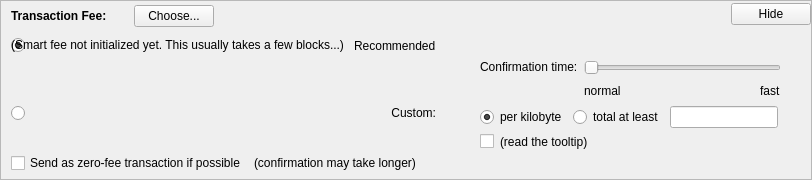
    <widget class="QFrame" name="frameFee">
     <property name="sizePolicy">
      <sizepolicy hsizetype="Expanding" vsizetype="Expanding">
       <horstretch>0</horstretch>
       <verstretch>0</verstretch>
      </sizepolicy>
     </property>
     <property name="maximumSize">
      <size>
       <width>16777215</width>
       <height>16777215</height>
      </size>
     </property>
     <property name="frameShape">
      <enum>QFrame::StyledPanel</enum>
     </property>
     <property name="frameShadow">
      <enum>QFrame::Sunken</enum>
     </property>
     <layout class="QVBoxLayout" name="verticalLayoutFee1">
      <property name="spacing">
       <number>0</number>
      </property>
      <property name="leftMargin">
       <number>0</number>
      </property>
      <property name="topMargin">
       <number>0</number>
      </property>
      <property name="rightMargin">
       <number>0</number>
      </property>
      <property name="bottomMargin">
       <number>0</number>
      </property>
      <item>
       <layout class="QVBoxLayout" name="verticalLayoutFee2" stretch="0,0,0">
        <property name="spacing">
         <number>0</number>
        </property>
        <property name="leftMargin">
         <number>10</number>
        </property>
        <property name="topMargin">
         <number>0</number>
        </property>
        <item>
         <layout class="QHBoxLayout" name="horizontalLayoutFee1">
          <property name="bottomMargin">
           <number>0</number>
          </property>
          <item>
           <layout class="QVBoxLayout" name="verticalLayoutFee7">
            <property name="spacing">
             <number>0</number>
            </property>
            <item>
             <spacer name="verticalSpacerSmartFee">
              <property name="orientation">
               <enum>Qt::Vertical</enum>
              </property>
              <property name="sizeType">
               <enum>QSizePolicy::Fixed</enum>
              </property>
              <property name="sizeHint" stdset="0">
               <size>
                <width>1</width>
                <height>4</height>
               </size>
              </property>
             </spacer>
            </item>
            <item>
             <layout class="QHBoxLayout" name="horizontalLayoutSmartFee">
              <property name="spacing">
               <number>10</number>
              </property>
              <item>
               <widget class="QLabel" name="labelFeeHeadline">
                <property name="sizePolicy">
                 <sizepolicy hsizetype="Preferred" vsizetype="Maximum">
                  <horstretch>0</horstretch>
                  <verstretch>0</verstretch>
                 </sizepolicy>
                </property>
                <property name="font">
                 <font>
                  <weight>75</weight>
                  <bold>true</bold>
                 </font>
                </property>
                <property name="styleSheet">
                 <string notr="true">font-weight:bold;</string>
                </property>
                <property name="text">
                 <string>Transaction Fee:</string>
                </property>
               </widget>
              </item>
              <item>
               <widget class="QLabel" name="labelFeeMinimized">
                <property name="text">
                 <string/>
                </property>
               </widget>
              </item>
              <item>
               <widget class="QPushButton" name="buttonChooseFee">
                <property name="text">
                 <string>Choose...</string>
                </property>
               </widget>
              </item>
             </layout>
            </item>
            <item>
             <spacer name="verticalSpacer_5">
              <property name="orientation">
               <enum>Qt::Vertical</enum>
              </property>
              <property name="sizeHint" stdset="0">
               <size>
                <width>1</width>
                <height>1</height>
               </size>
              </property>
             </spacer>
            </item>
           </layout>
          </item>
          <item>
           <spacer name="horizontalSpacer_4">
            <property name="orientation">
             <enum>Qt::Horizontal</enum>
            </property>
            <property name="sizeHint" stdset="0">
             <size>
              <width>40</width>
              <height>20</height>
             </size>
            </property>
           </spacer>
          </item>
          <item>
           <widget class="QPushButton" name="buttonMinimizeFee">
            <property name="toolTip">
             <string>collapse fee-settings</string>
            </property>
            <property name="text">
             <string>Hide</string>
            </property>
           </widget>
          </item>
         </layout>
        </item>
        <item>
         <widget class="QFrame" name="frameFeeSelection">
          <layout class="QVBoxLayout" name="verticalLayoutFee12">
           <property name="spacing">
            <number>0</number>
           </property>
           <property name="leftMargin">
            <number>0</number>
           </property>
           <property name="topMargin">
            <number>0</number>
           </property>
           <property name="rightMargin">
            <number>0</number>
           </property>
           <property name="bottomMargin">
            <number>0</number>
           </property>
           <item>
            <layout class="QGridLayout" name="gridLayoutFee">
             <property name="topMargin">
              <number>10</number>
             </property>
             <property name="bottomMargin">
              <number>4</number>
             </property>
             <property name="horizontalSpacing">
              <number>10</number>
             </property>
             <property name="verticalSpacing">
              <number>4</number>
             </property>
             <item row="2" column="4">
              <layout class="QVBoxLayout" name="verticalLayoutFee8">
               <property name="spacing">
                <number>6</number>
               </property>
               <item>
                <layout class="QHBoxLayout" name="horizontalLayoutFee13">
                 <item>
                  <widget class="QRadioButton" name="radioCustomPerKilobyte">
                   <property name="toolTip">
                    <string>If the custom fee is set to 1000 uPIVs and the transaction is only 250 bytes, then &quot;per kilobyte&quot; only pays 250 uPIVs in fee,&lt;br /&gt;while &quot;at least&quot; pays 1000 uPIVs. For transactions bigger than a kilobyte both pay by kilobyte.</string>
                   </property>
                   <property name="text">
                    <string>per kilobyte</string>
                   </property>
                   <property name="checked">
                    <bool>true</bool>
                   </property>
                   <attribute name="buttonGroup">
                    <string notr="true">groupCustomFee</string>
                   </attribute>
                  </widget>
                 </item>
                 <item>
                  <widget class="QRadioButton" name="radioCustomAtLeast">
                   <property name="toolTip">
                    <string>If the custom fee is set to 1000 uPIVs and the transaction is only 250 bytes, then &quot;per kilobyte&quot; only pays 250 uPIVs in fee,&lt;br /&gt;while &quot;total at least&quot; pays 1000 uPIVs. For transactions bigger than a kilobyte both pay by kilobyte.</string>
                   </property>
                   <property name="text">
                    <string>total at least</string>
                   </property>
                   <attribute name="buttonGroup">
                    <string notr="true">groupCustomFee</string>
                   </attribute>
                  </widget>
                 </item>
                 <item>
                  <widget class="BitcoinAmountField" name="customFee"/>
                 </item>
                 <item>
                  <spacer name="horizontalSpacer_6">
                   <property name="orientation">
                    <enum>Qt::Horizontal</enum>
                   </property>
                   <property name="sizeHint" stdset="0">
                    <size>
                     <width>1</width>
                     <height>1</height>
                    </size>
                   </property>
                  </spacer>
                 </item>
                </layout>
               </item>
               <item>
                <layout class="QHBoxLayout" name="horizontalLayoutFee8">
                 <item>
                  <widget class="QCheckBox" name="checkBoxMinimumFee">
                   <property name="toolTip">
                    <string>Paying only the minimum fee is just fine as long as there is less transaction volume than space in the blocks.&lt;br /&gt;But be aware that this can end up in a never confirming transaction once there is more demand for PIVX transactions than the network can process.</string>
                   </property>
                   <property name="text">
                    <string/>
                   </property>
                  </widget>
                 </item>
                 <item>
                  <widget class="QLabel" name="labelMinFeeWarning">
                   <property name="enabled">
                    <bool>true</bool>
                   </property>
                   <property name="toolTip">
                    <string>Paying only the minimum fee is just fine as long as there is less transaction volume than space in the blocks.&lt;br /&gt;But be aware that this can end up in a never confirming transaction once there is more demand for PIVX transactions than the network can process.</string>
                   </property>
                   <property name="text">
                    <string>(read the tooltip)</string>
                   </property>
                   <property name="margin">
                    <number>5</number>
                   </property>
                  </widget>
                 </item>
                 <item>
                  <spacer name="horizontalSpacer_2">
                   <property name="orientation">
                    <enum>Qt::Horizontal</enum>
                   </property>
                   <property name="sizeHint" stdset="0">
                    <size>
                     <width>1</width>
                     <height>1</height>
                    </size>
                   </property>
                  </spacer>
                 </item>
                </layout>
               </item>
              </layout>
             </item>
             <item row="1" column="0">
              <layout class="QVBoxLayout" name="verticalLayoutFee4" stretch="1">
               <item>
                <spacer name="verticalSpacer_2">
                 <property name="orientation">
                  <enum>Qt::Vertical</enum>
                 </property>
                 <property name="sizeHint" stdset="0">
                  <size>
                   <width>1</width>
                   <height>1</height>
                  </size>
                 </property>
                </spacer>
               </item>
              </layout>
             </item>
             <item row="2" column="0">
              <layout class="QVBoxLayout" name="verticalLayoutFee9" stretch="0,1">
               <item>
                <widget class="QRadioButton" name="radioCustomFee">
                 <property name="text">
                  <string/>
                 </property>
                 <attribute name="buttonGroup">
                  <string notr="true">groupFee</string>
                 </attribute>
                </widget>
               </item>
               <item>
                <spacer name="verticalSpacer_6">
                 <property name="orientation">
                  <enum>Qt::Vertical</enum>
                 </property>
                 <property name="sizeHint" stdset="0">
                  <size>
                   <width>1</width>
                   <height>1</height>
                  </size>
                 </property>
                </spacer>
               </item>
              </layout>
             </item>
             <item row="1" column="4">
              <layout class="QVBoxLayout" name="verticalLayoutFee3" stretch="0,0,1">
               <property name="spacing">
                <number>6</number>
               </property>
               <property name="topMargin">
                <number>2</number>
               </property>
               <item>
                <layout class="QHBoxLayout" name="horizontalLayoutFee12">
                 <item>
                  <spacer name="horizontalSpacer_5">
                   <property name="orientation">
                    <enum>Qt::Horizontal</enum>
                   </property>
                   <property name="sizeHint" stdset="0">
                    <size>
                     <width>1</width>
                     <height>1</height>
                    </size>
                   </property>
                  </spacer>
                 </item>
                </layout>
               </item>
               <item>
                <layout class="QHBoxLayout" name="horizontalLayoutFee9">
                 <item>
                  <layout class="QVBoxLayout" name="verticalLayoutFee6">
                   <item>
                    <widget class="QLabel" name="labelSmartFee3">
                     <property name="text">
                      <string>Confirmation time:</string>
                     </property>
                     <property name="margin">
                      <number>2</number>
                     </property>
                    </widget>
                   </item>
                   <item>
                    <spacer name="verticalSpacer_3">
                     <property name="orientation">
                      <enum>Qt::Vertical</enum>
                     </property>
                     <property name="sizeHint" stdset="0">
                      <size>
                       <width>1</width>
                       <height>1</height>
                      </size>
                     </property>
                    </spacer>
                   </item>
                  </layout>
                 </item>
                 <item>
                  <layout class="QVBoxLayout" name="verticalLayoutFee5">
                   <property name="rightMargin">
                    <number>30</number>
                   </property>
                   <item>
                    <widget class="QSlider" name="sliderSmartFee">
                     <property name="minimum">
                      <number>0</number>
                     </property>
                     <property name="maximum">
                      <number>24</number>
                     </property>
                     <property name="pageStep">
                      <number>1</number>
                     </property>
                     <property name="value">
                      <number>0</number>
                     </property>
                     <property name="orientation">
                      <enum>Qt::Horizontal</enum>
                     </property>
                     <property name="invertedAppearance">
                      <bool>false</bool>
                     </property>
                     <property name="invertedControls">
                      <bool>false</bool>
                     </property>
                     <property name="tickPosition">
                      <enum>QSlider::NoTicks</enum>
                     </property>
                    </widget>
                   </item>
                   <item>
                    <layout class="QHBoxLayout" name="horizontalLayoutFee10">
                     <item>
                      <widget class="QLabel" name="labelSmartFeeNormal">
                       <property name="text">
                        <string>normal</string>
                       </property>
                      </widget>
                     </item>
                     <item>
                      <spacer name="horizontalSpacer_3">
                       <property name="orientation">
                        <enum>Qt::Horizontal</enum>
                       </property>
                       <property name="sizeHint" stdset="0">
                        <size>
                         <width>40</width>
                         <height>20</height>
                        </size>
                       </property>
                      </spacer>
                     </item>
                     <item>
                      <widget class="QLabel" name="labelSmartFeeFast">
                       <property name="text">
                        <string>fast</string>
                       </property>
                      </widget>
                     </item>
                    </layout>
                   </item>
                  </layout>
                 </item>
                </layout>
               </item>
               <item>
                <spacer name="verticalSpacer_4">
                 <property name="orientation">
                  <enum>Qt::Vertical</enum>
                 </property>
                 <property name="sizeHint" stdset="0">
                  <size>
                   <width>1</width>
                   <height>1</height>
                  </size>
                 </property>
                </spacer>
               </item>
              </layout>
             </item>
             <item row="0" column="1">
              <widget class="QLabel" name="labelSmartFee_2">
               <property name="text">
                <string>Recommended</string>
               </property>
              </widget>
             </item>
             <item row="0" column="0">
              <widget class="QRadioButton" name="radioSmartFee">
               <property name="text">
                <string/>
               </property>
               <property name="checked">
                <bool>true</bool>
               </property>
               <attribute name="buttonGroup">
                <string notr="true">groupFee</string>
               </attribute>
              </widget>
             </item>
             <item row="2" column="1">
              <widget class="QLabel" name="labelCustomFee">
               <property name="text">
                <string>Custom:</string>
               </property>
               <property name="alignment">
                <set>Qt::AlignRight|Qt::AlignTop|Qt::AlignTrailing</set>
               </property>
              </widget>
             </item>
             <item row="0" column="2">
              <widget class="QLabel" name="labelSmartFee">
               <property name="text">
                <string/>
               </property>
               <property name="margin">
                <number>2</number>
               </property>
              </widget>
             </item>
             <item row="0" column="0">
              <widget class="QLabel" name="labelSmartFee2">
               <property name="text">
                <string>(Smart fee not initialized yet. This usually takes a few blocks...)</string>
               </property>
               <property name="alignment">
                <set>Qt::AlignHCenter</set>
               </property>
               <property name="margin">
                <number>2</number>
               </property>
              </widget>
             </item>
             <item row="0" column="3">
              <widget class="QLabel" name="labelFeeEstimation">
               <property name="text">
                <string/>
               </property>
              </widget>
             </item>
            </layout>
           </item>
           <item>
            <layout class="QHBoxLayout" name="horizontalLayoutFee5" stretch="0,0,0">
             <property name="spacing">
              <number>8</number>
             </property>
             <property name="bottomMargin">
              <number>4</number>
             </property>
             <item>
              <widget class="QCheckBox" name="checkBoxFreeTx">
               <property name="text">
                <string>Send as zero-fee transaction if possible</string>
               </property>
              </widget>
             </item>
             <item>
              <widget class="QLabel" name="labelFreeTx">
               <property name="text">
                <string>(confirmation may take longer)</string>
               </property>
               <property name="margin">
                <number>5</number>
               </property>
              </widget>
             </item>
             <item>
              <spacer name="horizontalSpacerFee5">
               <property name="orientation">
                <enum>Qt::Horizontal</enum>
               </property>
               <property name="sizeHint" stdset="0">
                <size>
                 <width>1</width>
                 <height>1</height>
                </size>
               </property>
              </spacer>
             </item>
            </layout>
           </item>
           <item>
            <spacer name="verticalSpacerFee2">
             <property name="orientation">
              <enum>Qt::Vertical</enum>
             </property>
             <property name="sizeHint" stdset="0">
              <size>
               <width>1</width>
               <height>1</height>
              </size>
             </property>
            </spacer>
           </item>
          </layout>
         </widget>
        </item>
        <item>
         <spacer name="verticalSpacerFee">
          <property name="orientation">
           <enum>Qt::Vertical</enum>
          </property>
          <property name="sizeHint" stdset="0">
           <size>
            <width>800</width>
            <height>1</height>
           </size>
          </property>
         </spacer>
        </item>
       </layout>
      </item>
     </layout>
    </widget>
